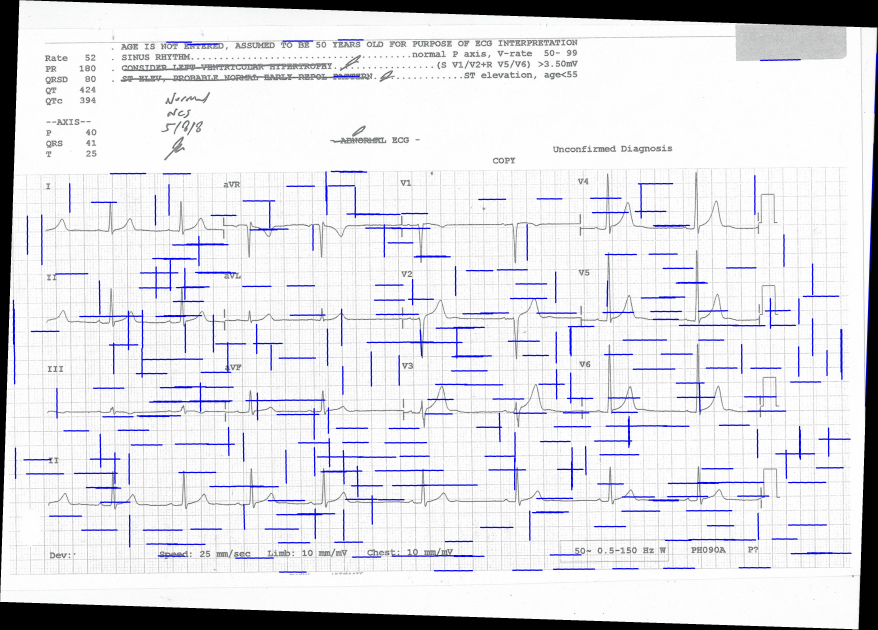
#> input picture rotated.jpg, 3512 x 2518 px (shown at 1/4 size)
$ python -i functions.py   (imports and definitions only)   (older library calls are emulated)
#> lines starting #> are read from the running program, lines starting #| are printed output that depends on the picture
#> further down, picture is the input picture: shape (2518, 3512, 3); mean B, G, R 229.2, 223.8, 223.6
from scipy import ndimage
import numpy as np
import math
import cv2
from sklearn.cluster import KMeans
import matplotlib.pyplot as plt
from wand.image import Image

def canny_houge_rotation(img_before: np.ndarray):
    img_gray = cv2.cvtColor(img_before, cv2.COLOR_BGR2GRAY)
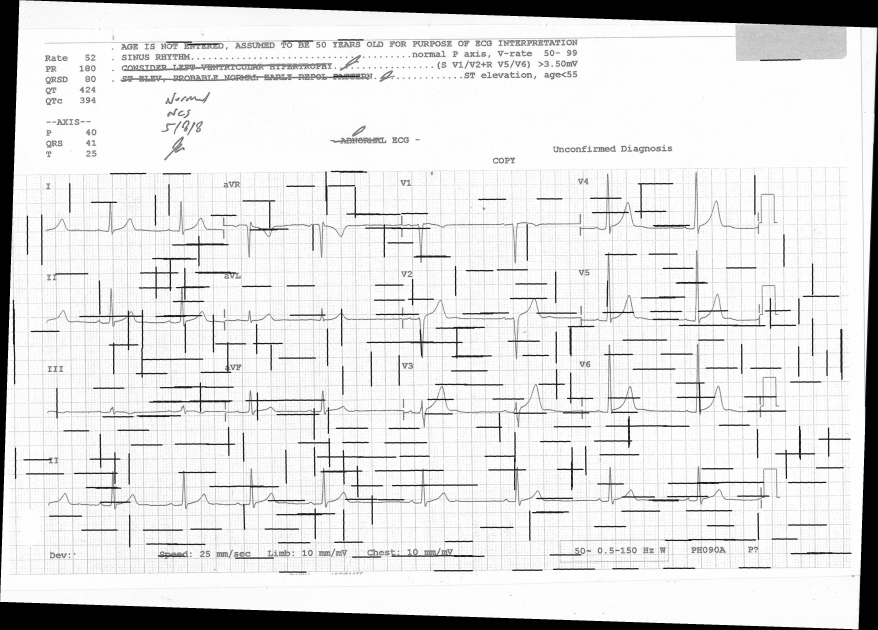
#> img_gray: shape (2518, 3512) (shown at 1/4 size); min 0, max 255, mean 224.3
    img_edges = cv2.Canny(img_gray, 100, 200, apertureSize=5)
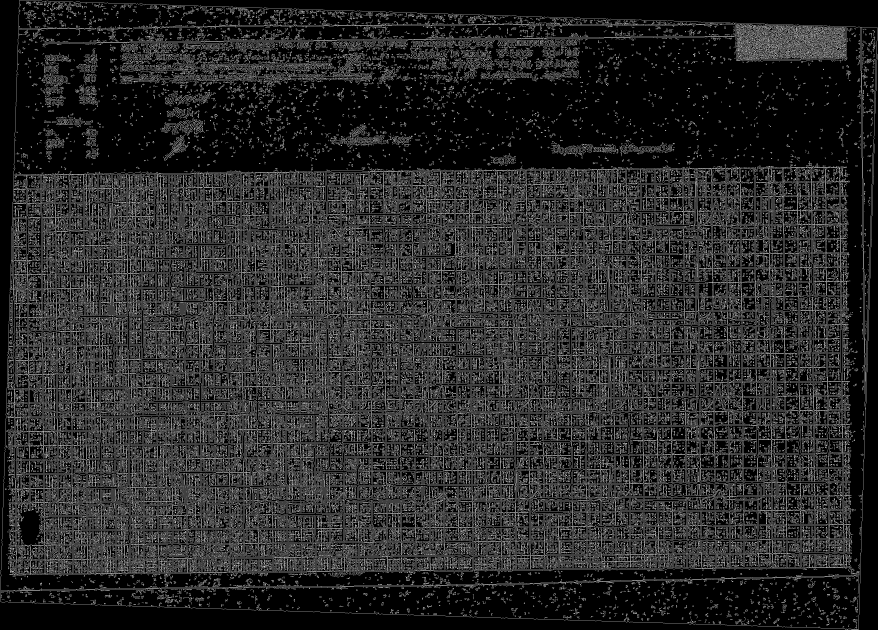
#> img_edges: shape (2518, 3512) (shown at 1/4 size); 16.2% white in thin lines or dots
    lines = cv2.HoughLinesP(img_edges, 1, math.pi / 180.0, 100, minLineLength=200, maxLineGap=5)
#> lines = [[1327, 100, 1537, 100], [1335, 103, 1566, 103]]

    angles = []
    for [[x1, y1, x2, y2]] in lines:
        #cv2.line(img_before, (x1, y1), (x2, y2), (255, 0, 0), 2)
        angle = math.degrees(math.atan2(y2 - y1, x2 - x1))
        angles.append(angle)
#> this loop made 2 passes
#> (x1, y1, x2, y2, angle) on passes 1 to 2: (1327, 100, 1537, 100, 0), (1335, 103, 1566, 103, 0)
#> after the loop, angles = [0, 0]


    median_angle = np.median(angles)
#> median_angle = 0
    if median_angle != float(-90.000):
        img_rotated = ndimage.rotate(img_before, median_angle)
    else:
        img_rotated=img_before

    #cv2.imwrite("C:/Users/simon/Desktop/Tesi/pyProject/Canny Edges.jpeg", img_edges)
    """
    cv2.namedWindow("Image Rooteted", cv2.WINDOW_NORMAL)
    cv2.imshow("Image Rooteted", img_rotated)
    key = cv2.waitKey(0)
    """


    return img_rotated

# [337 lines left out: functions crop_ecg_vs_optics, cca_analisys, crop_biggest_rect, remove_grid, palette, show_img_compar and 6 more, not called in this run]

>>> import cv2
>>> picture = cv2.imread('rotated.jpg')
>>> result = canny_houge_rotation(picture)
